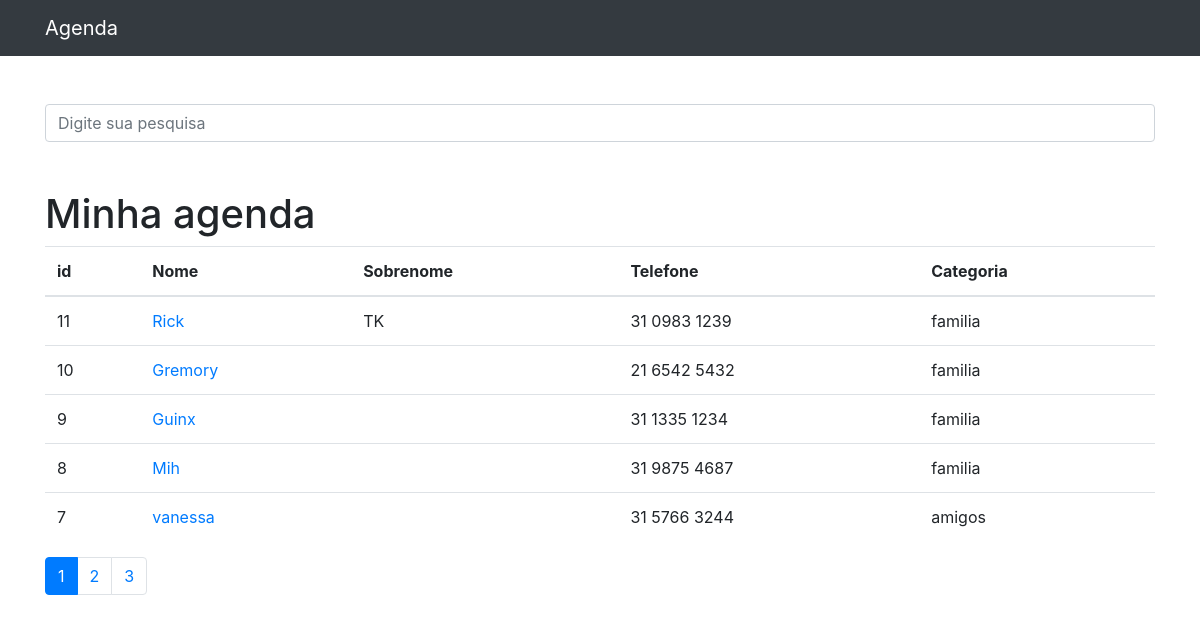
The page / on the database its author committed.
### contatos/models.py (models this page shows, shortened)
class Contato(models.Model):
    nome = models.CharField(max_length=255)
    sobrenome = models.CharField(max_length=255, blank=True)
    telefone = models.CharField(max_length=255)
    email = models.CharField(max_length=255, blank=True)
    data_criacao = models.DateTimeField(auto_now_add=True)
    descricao = models.TextField(blank=True)
    categoria = models.ForeignKey(Categoria, on_delete=models.DO_NOTHING)
    mostrar = models.BooleanField(default=True)

class Categoria(models.Model):
    nome = models.CharField(max_length=255)
    def __str__(self):
        return self.nome

### contatos/views.py (the view)
# urls.py: path('', views.index, name='index'),
def index(request):
    contatos = Contato.objects.order_by('-id').filter(mostrar=True)
    paginator = Paginator(
        contatos, 5
        )
    page = request.GET.get('p')
    contatos = paginator.get_page(page)
    return render(request, 'contatos/index.html', {
        'contatos': contatos,
    })

### contatos/templates/contatos/index.html
{% extends 'base.html' %} {% block conteudo %}
<h1 class="mt-5">Minha agenda</h1>
<table class="table">
  <thead>
    <tr>
      <th>id</th>
      <th>Nome</th>
      <th>Sobrenome</th>
      <th>Telefone</th>
      <th>Categoria</th>
    </tr>
  </thead>
  <tbody>
    {% for contato in contatos %} {% if contato.mostrar %}
    <tr>
      <td>{{ contato.id }}</td>
      <td>
        <a href="{% url 'ver_contato' contato.id %}">{{ contato.nome }}</a>
      </td>
      <td>{{ contato.sobrenome }}</td>
      <td>{{ contato.telefone }}</td>
      <td>{{ contato.categoria }}</td>
    </tr>
    {% endif %} {% endfor %}
  </tbody>
</table>
<nav aria-label="Page navigation example">
  <ul class="pagination">
    {% for pagina in contatos.paginator.page_range %}
    {% if contatos.number == pagina %}
    <li class="page-item active">
      <a class="page-link" href="?p={{ pagina }}&&termo={{ request.GET.termo }}"
        >{{pagina}}</a
      >
    </li>
    {% else %}
    <li class="page-item">
      <a class="page-link" href="?p={{ pagina }}&&termo={{ request.GET.termo }}"
        >{{pagina}}</a
      >
    </li>
    {% endif %} {% endfor %}
  </ul>
</nav>
{% endblock %}

### templates/base.html (shortened to what this page needs)
{% load static %}
<!DOCTYPE html>
<html lang="pt">
  <head>
    {% include 'parciais/_head.html' %}
  </head>
  <body>
    {% include 'parciais/_nav.html' %}
    <div class="container">
      <div class="row">
        <div class="col-lg-12">
          {% if 'accounts' not in request.path %}
          <br /><br />
          <form method="get" action="{% url 'busca' %}">
            <div class="form-group row">
              <div class="col-12">
                <input
                  class="form-control"
                  type="search"
                  value="{{ request.GET.termo }}"
                  id="search-input"
                  placeholder="Digite sua pesquisa"
                  name="termo"
                />
              </div>
            </div>
          </form>
          {% endif %} {%block conteudo%}{%endblock%}
        </div>
      </div>
    </div>
  </body>
</html>

### templates/parciais/_head.html (shortened to what this page needs)
{% load static %}
<link href="{% static 'vendor/bootstrap/css/bootstrap.min.css' %}"
rel="stylesheet">

### templates/parciais/_nav.html (shortened to what this page needs)
<nav class="navbar navbar-expand-lg navbar-dark bg-dark static-top">
  <div class="container">
    <a class="navbar-brand" href="{% url 'index' %}">Agenda</a>
  </div>
</nav>

### rows shown on the page
Contato: id "11", nome "Rick", sobrenome "TK", telefone "31 0983 1239", categoria "familia"
Contato: id "10", nome "Gremory", telefone "21 6542 5432", categoria "familia"
Contato: id "9", nome "Guinx", telefone "31 1335 1234", categoria "familia"
Contato: id "8", nome "Mih", telefone "31 9875 4687", categoria "familia"
Contato: id "7", nome "vanessa", telefone "31 5766 3244", categoria "amigos"

### other values the page prints
{{ pagina }} "1"
{{ pagina }} "2" "3"
